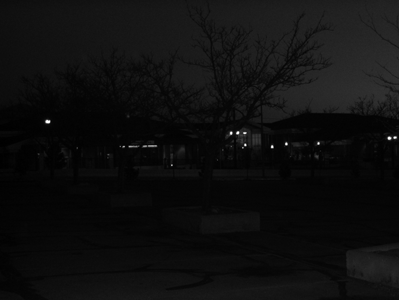
%> input picture 2-puntual-operator/test-hist-01.png, 399 x 300 px; the run also reads 1 picture not shown here
$ octave ex2_2.m   (GNU Octave 9; MATLAB toolbox functions it lacks are replaced by stand-ins)
%> lines starting %> are read from the running program, lines starting %| are printed output that depends on the picture
% Equalization

img = rgb2gray(imread('test-hist-01.png'));
%> img: size 300x399 uint8; min 0, max 255, mean 14.8
img2 = rgb2gray(imread('test-hist-02.png'));
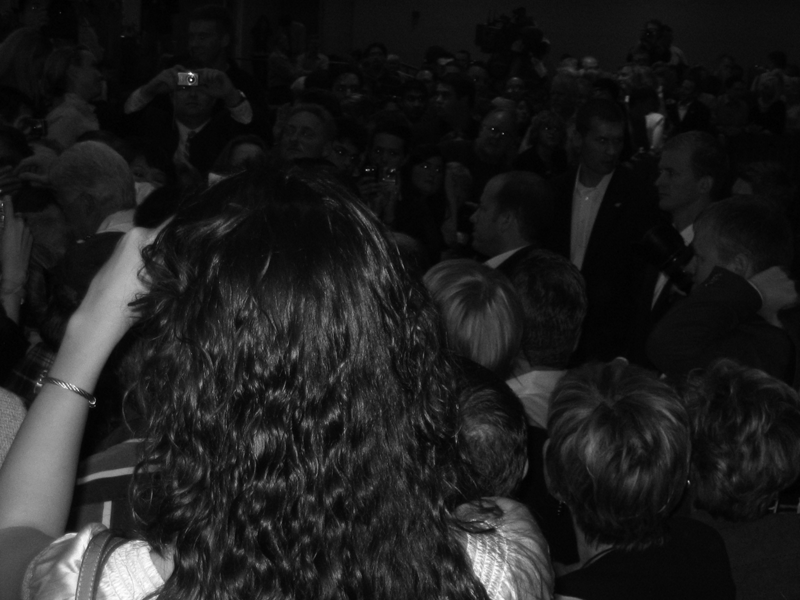
%> input picture 2-puntual-operator/test-hist-02.png, 800 x 600 px
%> img2: size 600x800 uint8; min 0, max 255, mean 30

figure;
histeq(img);
figure;
histeq(img2);


img3 = adapthisteq(img, 'clipLimit',0.1, 'NumTiles',[8 8]);
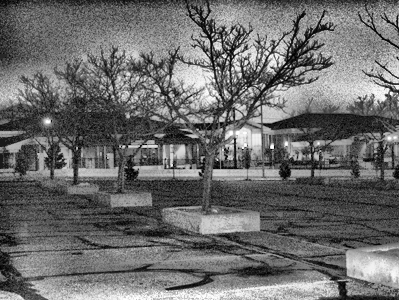
%> img3: size 300x399 uint8; min 0, max 255, mean 107.9
img4 = adapthisteq(img2, 'clipLimit',0.1, 'NumTiles',[8 8]);
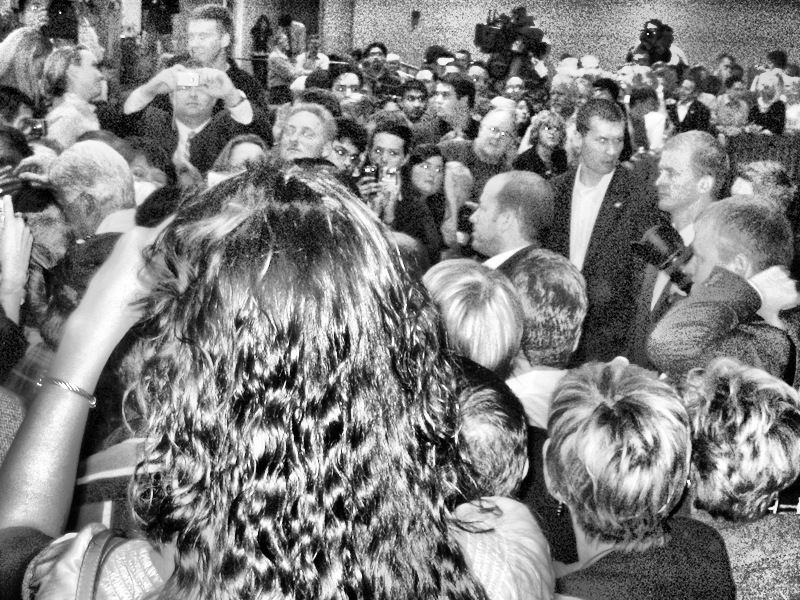
%> img4: size 600x800 uint8; min 0, max 255, mean 127.5

figure;
histeq(img3);

figure;
histeq(img4);


img_what = (imread('what_is_this.png'));
figure;
histeq(img_what);
img_what_eq = adapthisteq(img_what, 'clipLimit',0.1, 'NumTiles',[8 8]);
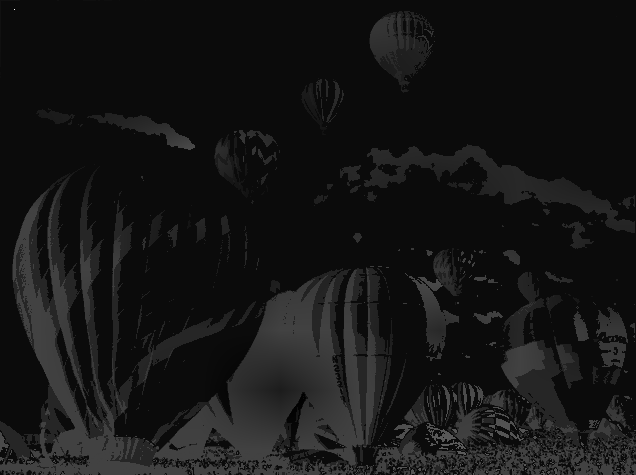
%> img_what_eq: size 475x636 uint8; min 0, max 255, mean 21.5
figure;
histeq(img_what_eq);
